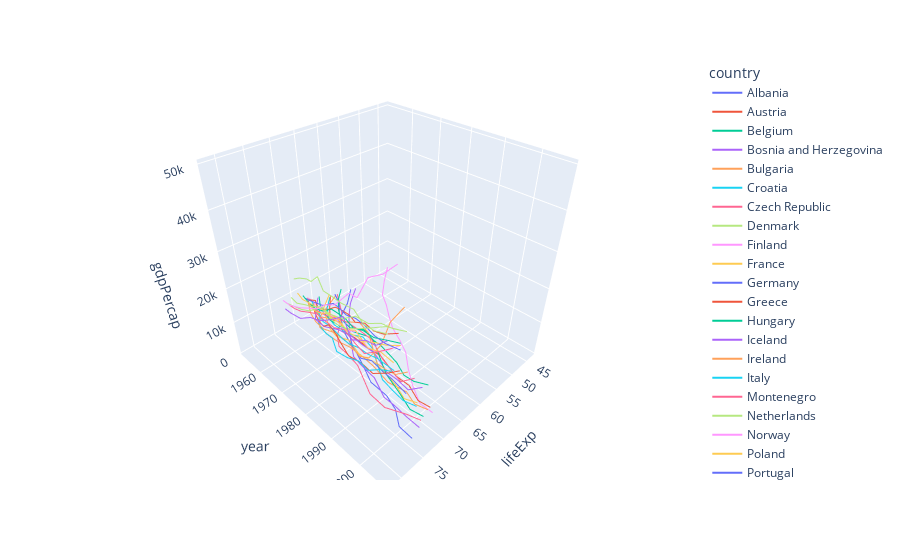

Write notebook code for a chart like this one.
### Markdown cell above
# 3d Line Chart

### Code cell
fig = px.line_3d(euro_countries, x='lifeExp', y='year', z='gdpPercap', color='country')
fig.show()

### Figure 1 — Plotly figure (JSON) as saved in the notebook; plotly's stock layout.template omitted (floating-point values rounded to 4 significant figures)
{"data": [{"hovertemplate": "country=Albania<br>lifeExp=%{x}<br>year=%{y}<br>gdpPercap=%{z}<extra></extra>", "legendgroup": "Albania", "line": {"color": "#636efa", "dash": "solid"}, "mode": "lines", "name": "Albania", "scene": "scene", "showlegend": true, "type": "scatter3d", "x": [55.23, 59.28, 64.82, 66.22, 67.69, 68.93, 70.42, 72, 71.58, 72.95, 75.65, 76.42], "y": [1952, 1957, 1962, 1967, 1972, 1977, 1982, 1987, 1992, 1997, 2002, 2007], "z": [1601.0, 1942.0, 2313.0, 2760.0, 3313.0, 3533.0, 3631.0, 3739.0, 2497.0, 3193.0, 4604.0, 5937.0]}, {"hovertemplate": "country=Austria<br>lifeExp=%{x}<br>year=%{y}<br>gdpPercap=%{z}<extra></extra>", "legendgroup": "Austria", "line": {"color": "#EF553B", "dash": "solid"}, "mode": "lines", "name": "Austria", "scene": "scene", "showlegend": true, "type": "scatter3d", "x": [66.8, 67.48, 69.54, 70.14, 70.63, 72.17, 73.18, 74.94, 76.04, 77.51, 78.98, 79.83], "y": [1952, 1957, 1962, 1967, 1972, 1977, 1982, 1987, 1992, 1997, 2002, 2007], "z": [6137.0, 8843.0, 10750.0, 12830.0, 16660.0, 19750.0, 21600.0, 23690.0, 27040.0, 29100.0, 32420.0, 36130.0]}, {"hovertemplate": "country=Belgium<br>lifeExp=%{x}<br>year=%{y}<br>gdpPercap=%{z}<extra></extra>", "legendgroup": "Belgium", "line": {"color": "#00cc96", "dash": "solid"}, "mode": "lines", "name": "Belgium", "scene": "scene", "showlegend": true, "type": "scatter3d", "x": [68, 69.24, 70.25, 70.94, 71.44, 72.8, 73.93, 75.35, 76.46, 77.53, 78.32, 79.44], "y": [1952, 1957, 1962, 1967, 1972, 1977, 1982, 1987, 1992, 1997, 2002, 2007], "z": [8343.0, 9715.0, 10990.0, 13150.0, 16670.0, 19120.0, 20980.0, 22530.0, 25580.0, 27560.0, 30490.0, 33690.0]}, {"hovertemplate": "country=Bosnia and Herzegovina<br>lifeExp=%{x}<br>year=%{y}<br>gdpPercap=%{z}<extra></extra>", "legendgroup": "Bosnia and Herzegovina", "line": {"color": "#ab63fa", "dash": "solid"}, "mode": "lines", "name": "Bosnia and Herzegovina", "scene": "scene", "showlegend": true, "type": "scatter3d", "x": [53.82, 58.45, 61.93, 64.79, 67.45, 69.86, 70.69, 71.14, 72.18, 73.24, 74.09, 74.85], "y": [1952, 1957, 1962, 1967, 1972, 1977, 1982, 1987, 1992, 1997, 2002, 2007], "z": [973.5, 1354.0, 1710.0, 2172.0, 2860.0, 3528.0, 4127.0, 4314.0, 2547.0, 4766.0, 6019.0, 7446.0]}, {"hovertemplate": "country=Bulgaria<br>lifeExp=%{x}<br>year=%{y}<br>gdpPercap=%{z}<extra></extra>", "legendgroup": "Bulgaria", "line": {"color": "#FFA15A", "dash": "solid"}, "mode": "lines", "name": "Bulgaria", "scene": "scene", "showlegend": true, "type": "scatter3d", "x": [59.6, 66.61, 69.51, 70.42, 70.9, 70.81, 71.08, 71.34, 71.19, 70.32, 72.14, 73.0], "y": [1952, 1957, 1962, 1967, 1972, 1977, 1982, 1987, 1992, 1997, 2002, 2007], "z": [2444.0, 3009.0, 4254.0, 5577.0, 6597.0, 7612.0, 8224.0, 8240.0, 6303.0, 5970.0, 7697.0, 10680.0]}, {"hovertemplate": "country=Croatia<br>lifeExp=%{x}<br>year=%{y}<br>gdpPercap=%{z}<extra></extra>", "legendgroup": "Croatia", "line": {"color": "#19d3f3", "dash": "solid"}, "mode": "lines", "name": "Croatia", "scene": "scene", "showlegend": true, "type": "scatter3d", "x": [61.21, 64.77, 67.13, 68.5, 69.61, 70.64, 70.46, 71.52, 72.53, 73.68, 74.88, 75.75], "y": [1952, 1957, 1962, 1967, 1972, 1977, 1982, 1987, 1992, 1997, 2002, 2007], "z": [3119.0, 4338.0, 5478.0, 6960.0, 9164.0, 11310.0, 13220.0, 13820.0, 8448.0, 9876.0, 11630.0, 14620.0]}, {"hovertemplate": "country=Czech Republic<br>lifeExp=%{x}<br>year=%{y}<br>gdpPercap=%{z}<extra></extra>", "legendgroup": "Czech Republic", "line": {"color": "#FF6692", "dash": "solid"}, "mode": "lines", "name": "Czech Republic", "scene": "scene", "showlegend": true, "type": "scatter3d", "x": [66.87, 69.03, 69.9, 70.38, 70.29, 70.71, 70.96, 71.58, 72.4, 74.01, 75.51, 76.49], "y": [1952, 1957, 1962, 1967, 1972, 1977, 1982, 1987, 1992, 1997, 2002, 2007], "z": [6876.0, 8256.0, 10140.0, 11400.0, 13110.0, 14800.0, 15380.0, 16310.0, 14300.0, 16050.0, 17600.0, 22830.0]}, {"hovertemplate": "country=Denmark<br>lifeExp=%{x}<br>year=%{y}<br>gdpPercap=%{z}<extra></extra>", "legendgroup": "Denmark", "line": {"color": "#B6E880", "dash": "solid"}, "mode": "lines", "name": "Denmark", "scene": "scene", "showlegend": true, "type": "scatter3d", "x": [70.78, 71.81, 72.35, 72.96, 73.47, 74.69, 74.63, 74.8, 75.33, 76.11, 77.18, 78.33], "y": [1952, 1957, 1962, 1967, 1972, 1977, 1982, 1987, 1992, 1997, 2002, 2007], "z": [9692.0, 11100.0, 13580.0, 15940.0, 18870.0, 20420.0, 21690.0, 25120.0, 26410.0, 29800.0, 32170.0, 35280.0]}, {"hovertemplate": "country=Finland<br>lifeExp=%{x}<br>year=%{y}<br>gdpPercap=%{z}<extra></extra>", "legendgroup": "Finland", "line": {"color": "#FF97FF", "dash": "solid"}, "mode": "lines", "name": "Finland", "scene": "scene", "showlegend": true, "type": "scatter3d", "x": [66.55, 67.49, 68.75, 69.83, 70.87, 72.52, 74.55, 74.83, 75.7, 77.13, 78.37, 79.31], "y": [1952, 1957, 1962, 1967, 1972, 1977, 1982, 1987, 1992, 1997, 2002, 2007], "z": [6425.0, 7545.0, 9372.0, 10920.0, 14360.0, 15610.0, 18530.0, 21140.0, 20650.0, 23720.0, 28200.0, 33210.0]}, {"hovertemplate": "country=France<br>lifeExp=%{x}<br>year=%{y}<br>gdpPercap=%{z}<extra></extra>", "legendgroup": "France", "line": {"color": "#FECB52", "dash": "solid"}, "mode": "lines", "name": "France", "scene": "scene", "showlegend": true, "type": "scatter3d", "x": [67.41, 68.93, 70.51, 71.55, 72.38, 73.83, 74.89, 76.34, 77.46, 78.64, 79.59, 80.66], "y": [1952, 1957, 1962, 1967, 1972, 1977, 1982, 1987, 1992, 1997, 2002, 2007], "z": [7030.0, 8663.0, 10560.0, 13000.0, 16110.0, 18290.0, 20290.0, 22070.0, 24700.0, 25890.0, 28930.0, 30470.0]}, {"hovertemplate": "country=Germany<br>lifeExp=%{x}<br>year=%{y}<br>gdpPercap=%{z}<extra></extra>", "legendgroup": "Germany", "line": {"color": "#636efa", "dash": "solid"}, "mode": "lines", "name": "Germany", "scene": "scene", "showlegend": true, "type": "scatter3d", "x": [67.5, 69.1, 70.3, 70.8, 71, 72.5, 73.8, 74.85, 76.07, 77.34, 78.67, 79.41], "y": [1952, 1957, 1962, 1967, 1972, 1977, 1982, 1987, 1992, 1997, 2002, 2007], "z": [7144.0, 10190.0, 12900.0, 14750.0, 18020.0, 20510.0, 22030.0, 24640.0, 26510.0, 27790.0, 30040.0, 32170.0]}, {"hovertemplate": "country=Greece<br>lifeExp=%{x}<br>year=%{y}<br>gdpPercap=%{z}<extra></extra>", "legendgroup": "Greece", "line": {"color": "#EF553B", "dash": "solid"}, "mode": "lines", "name": "Greece", "scene": "scene", "showlegend": true, "type": "scatter3d", "x": [65.86, 67.86, 69.51, 71, 72.34, 73.68, 75.24, 76.67, 77.03, 77.87, 78.26, 79.48], "y": [1952, 1957, 1962, 1967, 1972, 1977, 1982, 1987, 1992, 1997, 2002, 2007], "z": [3531.0, 4916.0, 6017.0, 8513.0, 12720.0, 14200.0, 15270.0, 16120.0, 17540.0, 18750.0, 22510.0, 27540.0]}, {"hovertemplate": "country=Hungary<br>lifeExp=%{x}<br>year=%{y}<br>gdpPercap=%{z}<extra></extra>", "legendgroup": "Hungary", "line": {"color": "#00cc96", "dash": "solid"}, "mode": "lines", "name": "Hungary", "scene": "scene", "showlegend": true, "type": "scatter3d", "x": [64.03, 66.41, 67.96, 69.5, 69.76, 69.95, 69.39, 69.58, 69.17, 71.04, 72.59, 73.34], "y": [1952, 1957, 1962, 1967, 1972, 1977, 1982, 1987, 1992, 1997, 2002, 2007], "z": [5264.0, 6040.0, 7550.0, 9327.0, 10170.0, 11670.0, 12550.0, 12990.0, 10540.0, 11710.0, 14840.0, 18010.0]}, {"hovertemplate": "country=Iceland<br>lifeExp=%{x}<br>year=%{y}<br>gdpPercap=%{z}<extra></extra>", "legendgroup": "Iceland", "line": {"color": "#ab63fa", "dash": "solid"}, "mode": "lines", "name": "Iceland", "scene": "scene", "showlegend": true, "type": "scatter3d", "x": [72.49, 73.47, 73.68, 73.73, 74.46, 76.11, 76.99, 77.23, 78.77, 78.95, 80.5, 81.76], "y": [1952, 1957, 1962, 1967, 1972, 1977, 1982, 1987, 1992, 1997, 2002, 2007], "z": [7268.0, 9244.0, 10350.0, 13320.0, 15800.0, 19650.0, 23270.0, 26920.0, 25140.0, 28060.0, 31160.0, 36180.0]}, {"hovertemplate": "country=Ireland<br>lifeExp=%{x}<br>year=%{y}<br>gdpPercap=%{z}<extra></extra>", "legendgroup": "Ireland", "line": {"color": "#FFA15A", "dash": "solid"}, "mode": "lines", "name": "Ireland", "scene": "scene", "showlegend": true, "type": "scatter3d", "x": [66.91, 68.9, 70.29, 71.08, 71.28, 72.03, 73.1, 74.36, 75.47, 76.12, 77.78, 78.89], "y": [1952, 1957, 1962, 1967, 1972, 1977, 1982, 1987, 1992, 1997, 2002, 2007], "z": [5210.0, 5599.0, 6632.0, 7656.0, 9531.0, 11150.0, 12620.0, 13870.0, 17560.0, 24520.0, 34080.0, 40680.0]}, {"hovertemplate": "country=Italy<br>lifeExp=%{x}<br>year=%{y}<br>gdpPercap=%{z}<extra></extra>", "legendgroup": "Italy", "line": {"color": "#19d3f3", "dash": "solid"}, "mode": "lines", "name": "Italy", "scene": "scene", "showlegend": true, "type": "scatter3d", "x": [65.94, 67.81, 69.24, 71.06, 72.19, 73.48, 74.98, 76.42, 77.44, 78.82, 80.24, 80.55], "y": [1952, 1957, 1962, 1967, 1972, 1977, 1982, 1987, 1992, 1997, 2002, 2007], "z": [4931.0, 6249.0, 8244.0, 10020.0, 12270.0, 14260.0, 16540.0, 19210.0, 22010.0, 24680.0, 27970.0, 28570.0]}, {"hovertemplate": "country=Montenegro<br>lifeExp=%{x}<br>year=%{y}<br>gdpPercap=%{z}<extra></extra>", "legendgroup": "Montenegro", "line": {"color": "#FF6692", "dash": "solid"}, "mode": "lines", "name": "Montenegro", "scene": "scene", "showlegend": true, "type": "scatter3d", "x": [59.16, 61.45, 63.73, 67.18, 70.64, 73.07, 74.1, 74.86, 75.44, 75.44, 73.98, 74.54], "y": [1952, 1957, 1962, 1967, 1972, 1977, 1982, 1987, 1992, 1997, 2002, 2007], "z": [2648.0, 3682.0, 4650.0, 5908.0, 7778.0, 9596.0, 11220.0, 11730.0, 7003.0, 6466.0, 6557.0, 9254.0]}, {"hovertemplate": "country=Netherlands<br>lifeExp=%{x}<br>year=%{y}<br>gdpPercap=%{z}<extra></extra>", "legendgroup": "Netherlands", "line": {"color": "#B6E880", "dash": "solid"}, "mode": "lines", "name": "Netherlands", "scene": "scene", "showlegend": true, "type": "scatter3d", "x": [72.13, 72.99, 73.23, 73.82, 73.75, 75.24, 76.05, 76.83, 77.42, 78.03, 78.53, 79.76], "y": [1952, 1957, 1962, 1967, 1972, 1977, 1982, 1987, 1992, 1997, 2002, 2007], "z": [8942.0, 11280.0, 12790.0, 15360.0, 18790.0, 21210.0, 21400.0, 23650.0, 26790.0, 30250.0, 33720.0, 36800.0]}, {"hovertemplate": "country=Norway<br>lifeExp=%{x}<br>year=%{y}<br>gdpPercap=%{z}<extra></extra>", "legendgroup": "Norway", "line": {"color": "#FF97FF", "dash": "solid"}, "mode": "lines", "name": "Norway", "scene": "scene", "showlegend": true, "type": "scatter3d", "x": [72.67, 73.44, 73.47, 74.08, 74.34, 75.37, 75.97, 75.89, 77.32, 78.32, 79.05, 80.2], "y": [1952, 1957, 1962, 1967, 1972, 1977, 1982, 1987, 1992, 1997, 2002, 2007], "z": [10100.0, 11650.0, 13450.0, 16360.0, 18970.0, 23310.0, 26300.0, 31540.0, 33970.0, 41280.0, 44680.0, 49360.0]}, {"hovertemplate": "country=Poland<br>lifeExp=%{x}<br>year=%{y}<br>gdpPercap=%{z}<extra></extra>", "legendgroup": "Poland", "line": {"color": "#FECB52", "dash": "solid"}, "mode": "lines", "name": "Poland", "scene": "scene", "showlegend": true, "type": "scatter3d", "x": [61.31, 65.77, 67.64, 69.61, 70.85, 70.67, 71.32, 70.98, 70.99, 72.75, 74.67, 75.56], "y": [1952, 1957, 1962, 1967, 1972, 1977, 1982, 1987, 1992, 1997, 2002, 2007], "z": [4029.0, 4734.0, 5339.0, 6557.0, 8007.0, 9508.0, 8452.0, 9082.0, 7739.0, 10160.0, 12000.0, 15390.0]}, {"hovertemplate": "country=Portugal<br>lifeExp=%{x}<br>year=%{y}<br>gdpPercap=%{z}<extra></extra>", "legendgroup": "Portugal", "line": {"color": "#636efa", "dash": "solid"}, "mode": "lines", "name": "Portugal", "scene": "scene", "showlegend": true, "type": "scatter3d", "x": [59.82, 61.51, 64.39, 66.6, 69.26, 70.41, 72.77, 74.06, 74.86, 75.97, 77.29, 78.1], "y": [1952, 1957, 1962, 1967, 1972, 1977, 1982, 1987, 1992, 1997, 2002, 2007], "z": [3068.0, 3775.0, 4728.0, 6362.0, 9022.0, 10170.0, 11750.0, 13040.0, 16210.0, 17640.0, 19970.0, 20510.0]}, {"hovertemplate": "country=Romania<br>lifeExp=%{x}<br>year=%{y}<br>gdpPercap=%{z}<extra></extra>", "legendgroup": "Romania", "line": {"color": "#EF553B", "dash": "solid"}, "mode": "lines", "name": "Romania", "scene": "scene", "showlegend": true, "type": "scatter3d", "x": [61.05, 64.1, 66.8, 66.8, 69.21, 69.46, 69.66, 69.53, 69.36, 69.72, 71.32, 72.48], "y": [1952, 1957, 1962, 1967, 1972, 1977, 1982, 1987, 1992, 1997, 2002, 2007], "z": [3145.0, 3943.0, 4735.0, 6471.0, 8011.0, 9356.0, 9605.0, 9696.0, 6598.0, 7347.0, 7885.0, 10810.0]}, {"hovertemplate": "country=Serbia<br>lifeExp=%{x}<br>year=%{y}<br>gdpPercap=%{z}<extra></extra>", "legendgroup": "Serbia", "line": {"color": "#00cc96", "dash": "solid"}, "mode": "lines", "name": "Serbia", "scene": "scene", "showlegend": true, "type": "scatter3d", "x": [58.0, 61.69, 64.53, 66.91, 68.7, 70.3, 70.16, 71.22, 71.66, 72.23, 73.21, 74.0], "y": [1952, 1957, 1962, 1967, 1972, 1977, 1982, 1987, 1992, 1997, 2002, 2007], "z": [3581.0, 4981.0, 6290.0, 7992.0, 10520.0, 12980.0, 15180.0, 15870.0, 9325.0, 7914.0, 7236.0, 9787.0]}, {"hovertemplate": "country=Slovak Republic<br>lifeExp=%{x}<br>year=%{y}<br>gdpPercap=%{z}<extra></extra>", "legendgroup": "Slovak Republic", "line": {"color": "#ab63fa", "dash": "solid"}, "mode": "lines", "name": "Slovak Republic", "scene": "scene", "showlegend": true, "type": "scatter3d", "x": [64.36, 67.45, 70.33, 70.98, 70.35, 70.45, 70.8, 71.08, 71.38, 72.71, 73.8, 74.66], "y": [1952, 1957, 1962, 1967, 1972, 1977, 1982, 1987, 1992, 1997, 2002, 2007], "z": [5075.0, 6093.0, 7481.0, 8413.0, 9674.0, 10920.0, 11350.0, 12040.0, 9498.0, 12130.0, 13640.0, 18680.0]}, {"hovertemplate": "country=Slovenia<br>lifeExp=%{x}<br>year=%{y}<br>gdpPercap=%{z}<extra></extra>", "legendgroup": "Slovenia", "line": {"color": "#FFA15A", "dash": "solid"}, "mode": "lines", "name": "Slovenia", "scene": "scene", "showlegend": true, "type": "scatter3d", "x": [65.57, 67.85, 69.15, 69.18, 69.82, 70.97, 71.06, 72.25, 73.64, 75.13, 76.66, 77.93], "y": [1952, 1957, 1962, 1967, 1972, 1977, 1982, 1987, 1992, 1997, 2002, 2007], "z": [4215.0, 5862.0, 7402.0, 9405.0, 12380.0, 15280.0, 17870.0, 18680.0, 14210.0, 17160.0, 20660.0, 25770.0]}, {"hovertemplate": "country=Spain<br>lifeExp=%{x}<br>year=%{y}<br>gdpPercap=%{z}<extra></extra>", "legendgroup": "Spain", "line": {"color": "#19d3f3", "dash": "solid"}, "mode": "lines", "name": "Spain", "scene": "scene", "showlegend": true, "type": "scatter3d", "x": [64.94, 66.66, 69.69, 71.44, 73.06, 74.39, 76.3, 76.9, 77.57, 78.77, 79.78, 80.94], "y": [1952, 1957, 1962, 1967, 1972, 1977, 1982, 1987, 1992, 1997, 2002, 2007], "z": [3834.0, 4565.0, 5694.0, 7994.0, 10640.0, 13240.0, 13930.0, 15760.0, 18600.0, 20450.0, 24840.0, 28820.0]}, {"hovertemplate": "country=Sweden<br>lifeExp=%{x}<br>year=%{y}<br>gdpPercap=%{z}<extra></extra>", "legendgroup": "Sweden", "line": {"color": "#FF6692", "dash": "solid"}, "mode": "lines", "name": "Sweden", "scene": "scene", "showlegend": true, "type": "scatter3d", "x": [71.86, 72.49, 73.37, 74.16, 74.72, 75.44, 76.42, 77.19, 78.16, 79.39, 80.04, 80.88], "y": [1952, 1957, 1962, 1967, 1972, 1977, 1982, 1987, 1992, 1997, 2002, 2007], "z": [8528.0, 9912.0, 12330.0, 15260.0, 17830.0, 18860.0, 20670.0, 23590.0, 23880.0, 25270.0, 29340.0, 33860.0]}, {"hovertemplate": "country=Switzerland<br>lifeExp=%{x}<br>year=%{y}<br>gdpPercap=%{z}<extra></extra>", "legendgroup": "Switzerland", "line": {"color": "#B6E880", "dash": "solid"}, "mode": "lines", "name": "Switzerland", "scene": "scene", "showlegend": true, "type": "scatter3d", "x": [69.62, 70.56, 71.32, 72.77, 73.78, 75.39, 76.21, 77.41, 78.03, 79.37, 80.62, 81.7], "y": [1952, 1957, 1962, 1967, 1972, 1977, 1982, 1987, 1992, 1997, 2002, 2007], "z": [14730.0, 17910.0, 20430.0, 22970.0, 27200.0, 26980.0, 28400.0, 30280.0, 31870.0, 32140.0, 34480.0, 37510.0]}, {"hovertemplate": "country=Turkey<br>lifeExp=%{x}<br>year=%{y}<br>gdpPercap=%{z}<extra></extra>", "legendgroup": "Turkey", "line": {"color": "#FF97FF", "dash": "solid"}, "mode": "lines", "name": "Turkey", "scene": "scene", "showlegend": true, "type": "scatter3d", "x": [43.59, 48.08, 52.1, 54.34, 57.01, 59.51, 61.04, 63.11, 66.15, 68.83, 70.84, 71.78], "y": [1952, 1957, 1962, 1967, 1972, 1977, 1982, 1987, 1992, 1997, 2002, 2007], "z": [1969.0, 2219.0, 2323.0, 2826.0, 3451.0, 4269.0, 4241.0, 5089.0, 5678.0, 6601.0, 6508.0, 8458.0]}, {"hovertemplate": "country=United Kingdom<br>lifeExp=%{x}<br>year=%{y}<br>gdpPercap=%{z}<extra></extra>", "legendgroup": "United Kingdom", "line": {"color": "#FECB52", "dash": "solid"}, "mode": "lines", "name": "United Kingdom", "scene": "scene", "showlegend": true, "type": "scatter3d", "x": [69.18, 70.42, 70.76, 71.36, 72.01, 72.76, 74.04, 75.01, 76.42, 77.22, 78.47, 79.42], "y": [1952, 1957, 1962, 1967, 1972, 1977, 1982, 1987, 1992, 1997, 2002, 2007], "z": [9980.0, 11280.0, 12480.0, 14140.0, 15900.0, 17430.0, 18230.0, 21660.0, 22710.0, 26070.0, 29480.0, 33200.0]}], "layout": {"legend": {"title": {"text": "country"}, "tracegroupgap": 0}, "margin": {"t": 60}, "scene": {"domain": {"x": [0, 1], "y": [0, 1]}, "xaxis": {"title": {"text": "lifeExp"}}, "yaxis": {"title": {"text": "year"}}, "zaxis": {"title": {"text": "gdpPercap"}}}}}
